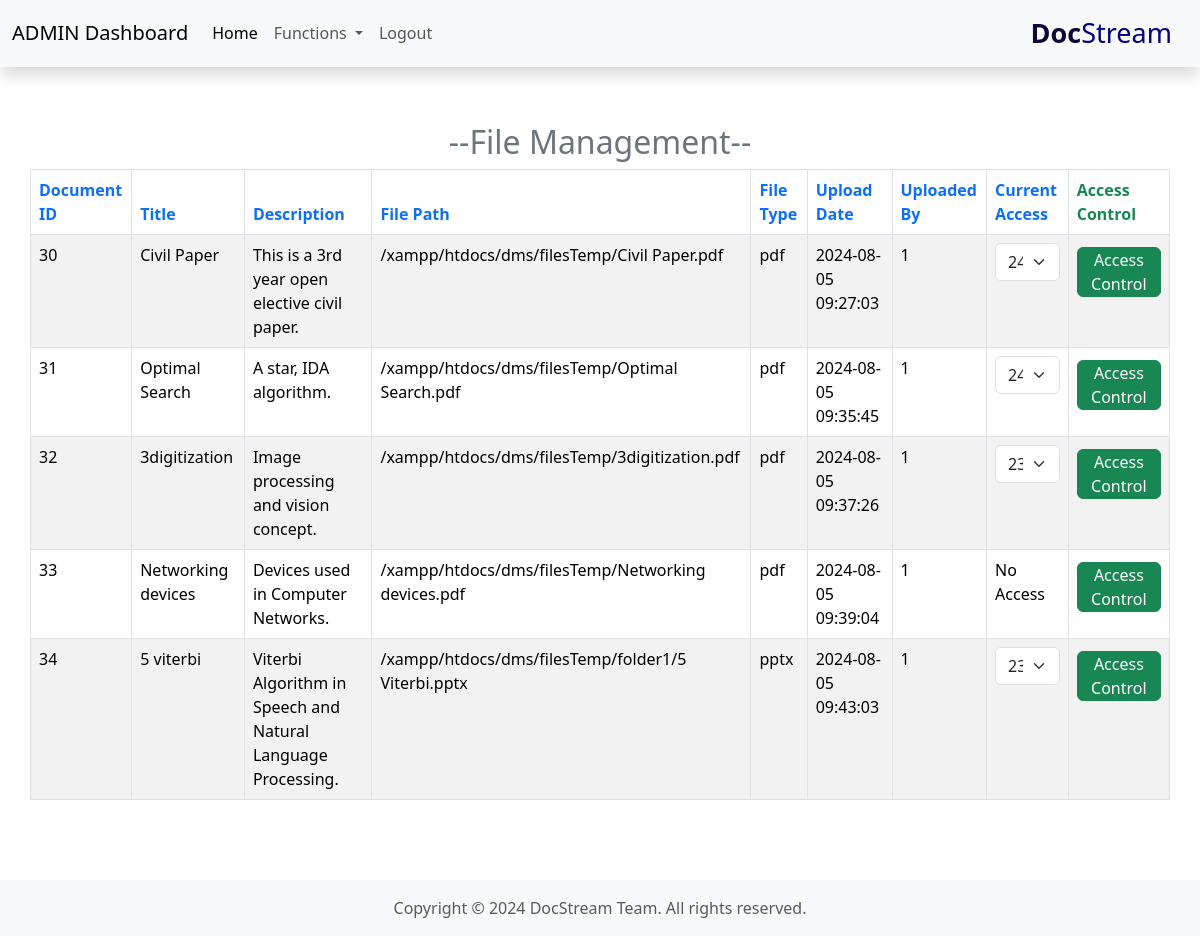
/admin/adminFun/fileManagement/fileManagement.php, run on the app's committed database.
### tables this page shows
CREATE TABLE `documents` (
  `document_id` int(11) NOT NULL,
  `title` varchar(255) NOT NULL,
  `description` text DEFAULT NULL,
  `file_path` varchar(255) NOT NULL,
  `file_type` varchar(50) NOT NULL,
  `upload_date` timestamp NOT NULL DEFAULT current_timestamp(),
  `uploaded_by` int(11) DEFAULT NULL,
  `status` enum('Active','Archived') DEFAULT 'Active'
);

### admin/adminFun/fileManagement/fileManagement.php (the view, shortened to what this page needs)
<?php
include '/xampp/htdocs/dms/partials/_dbconnect.php';
?>
<!DOCTYPE html>
<html lang="en">
<head>
    <link rel="stylesheet" href="https://cdn.datatables.net/2.1.0/css/dataTables.dataTables.css" />
    <link href="https://cdn.jsdelivr.net/npm/bootstrap@5.3.3/dist/css/bootstrap.min.css" rel="stylesheet">
</head>
<body>
    <?php include '/xampp/htdocs/dms/admin/adminExtra/_Aheader.php'; ?>
    <div class="card-body container mt-5 mb-2 pt-2 pb-2 pl-5 pr-5">
        <h2 class="text-center text-secondary">--File Management--</h2>
        <table id="myTable" class="table table-striped table-bordered">
            <thead>
                <tr>
                    <th class="text-primary">Document ID</th>
                    <th class="text-primary">Title</th>
                    <th class="text-primary">Description</th>
                    <th class="text-primary">File Path</th>
                    <th class="text-primary">File Type</th>
                    <th class="text-primary">Upload Date</th>
                    <th class="text-primary">Uploaded By</th>
                    <th class="text-primary">Current Access</th>
                    <th class="text-success">Access Control</th>
                </tr>
            </thead>
            <tbody>
                <?php
                $sql = "SELECT d.*,
                               GROUP_CONCAT(ac.user_id SEPARATOR ',') AS access_user_ids
                        FROM `documents` d
                        LEFT JOIN `access_control` ac ON d.document_id = ac.document_id
                        GROUP BY d.document_id";
                $result = mysqli_query($conn, $sql);
                while ($row = mysqli_fetch_assoc($result)) {
                    $accessDropdown = '';
                    if ($row['access_user_ids']) {
                        $accessUserIds = explode(',', $row['access_user_ids']);
                        $accessDropdown = '<select class="form-select">';
                        foreach ($accessUserIds as $userId) {
                            $accessDropdown .= '<option>' . $userId . '</option>';
                        }
                        $accessDropdown .= '</select>';
                    } else {
                        $accessDropdown = 'No Access';
                    }
                    echo '<tr>
                            <td>' . $row["document_id"] . '</td>
                            <td>' . $row["title"] . '</td>
                            <td>' . $row["description"] . '</td>
                            <td>' . $row["file_path"] . '</td>
                            <td>' . $row["file_type"] . '</td>
                            <td>' . $row["upload_date"] . '</td>
                            <td>' . $row["uploaded_by"] . '</td>
                            <td>' . $accessDropdown . '</td>
                            <td><a href="accessControl.php?document_id=' . $row["document_id"] . '" class="btn btn-success mt-1 pb-0 pt-0">Access Control</a></td>
                        </tr>';
                }
                ?>
            </tbody>
        </table>
    </div>
    <div style="margin-top: auto;">
        <?php require '/xampp/htdocs/dms/partials/_footer.php'; ?>
    </div>
</body>
</html>

### admin/adminFun/fileManagement/fileManagement.php (style rules this page uses)
html, body { height: 100%; margin: 0; }
body { display: flex; flex-direction: column; }

### data on the page
documents: document_id "30", title "Civil Paper", description "This is a 3rd year open elective civil paper.", file_path "/xampp/htdocs/dms/filesTemp/Civil Paper.pdf", file_type "pdf", upload_date "2024-08-05 09:27:03", uploaded_by "1"
documents: document_id "31", title "Optimal Search", description "A star, IDA algorithm.", file_path "/xampp/htdocs/dms/filesTemp/Optimal Search.pdf", file_type "pdf", upload_date "2024-08-05 09:35:45", uploaded_by "1"
documents: document_id "32", title "3digitization", description "Image processing and vision concept.", file_path "/xampp/htdocs/dms/filesTemp/3digitization.pdf", file_type "pdf", upload_date "2024-08-05 09:37:26", uploaded_by "1"
documents: document_id "33", title "Networking devices", description "Devices used in Computer Networks.", file_path "/xampp/htdocs/dms/filesTemp/Networking devices.pdf", file_type "pdf", upload_date "2024-08-05 09:39:04", uploaded_by "1", accessDropdown "No Access"
documents: document_id "34", title "5 viterbi", description "Viterbi Algorithm in Speech and Natural Language Processing.", file_path "/xampp/htdocs/dms/filesTemp/folder1/5 Viterbi.pptx", file_type "pptx", upload_date "2024-08-05 09:43:03", uploaded_by "1"

### other printed values
form field value "24"
form field value "23"
